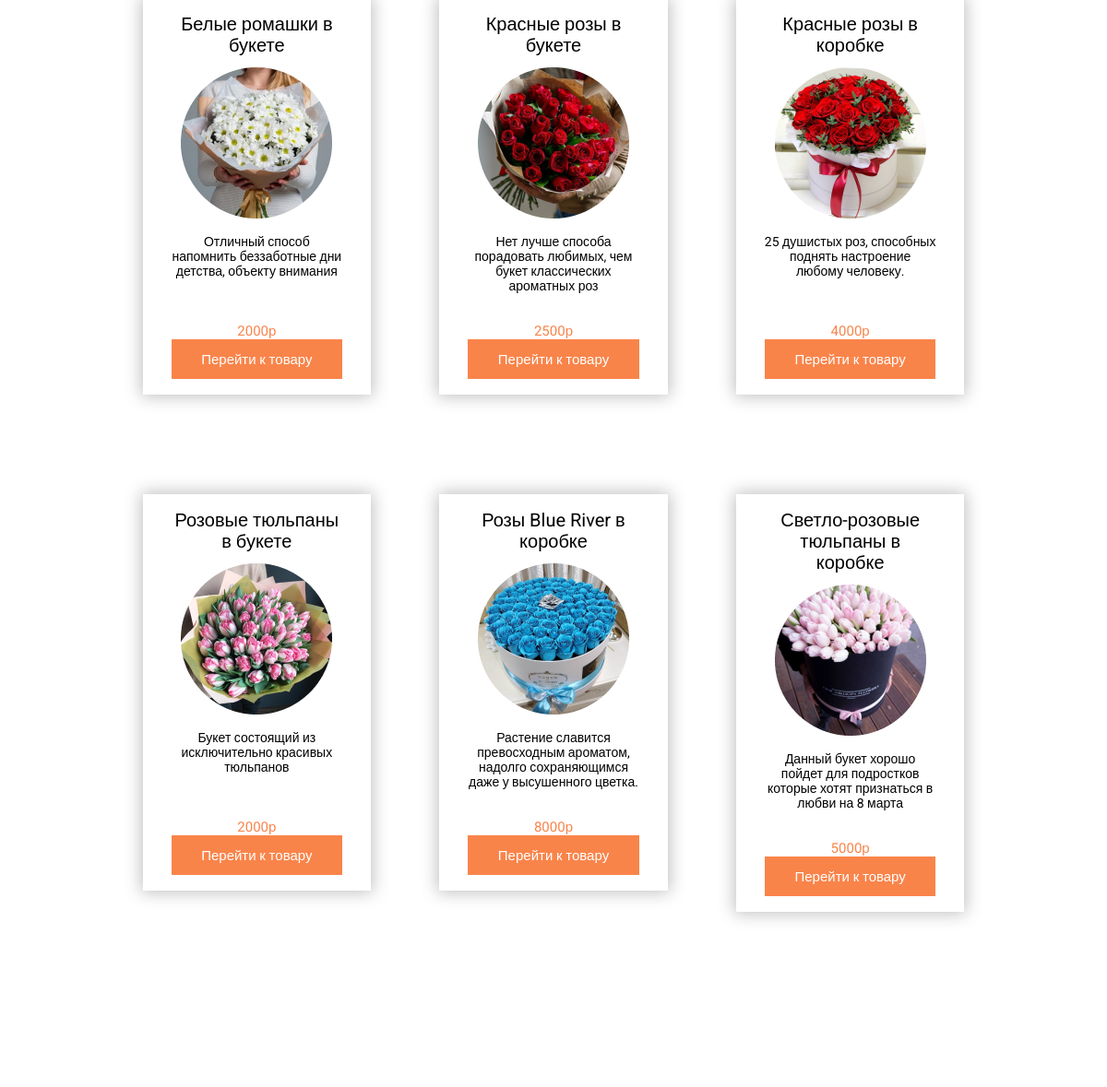
/ (middle part), run on an earlier commit of the app's database.
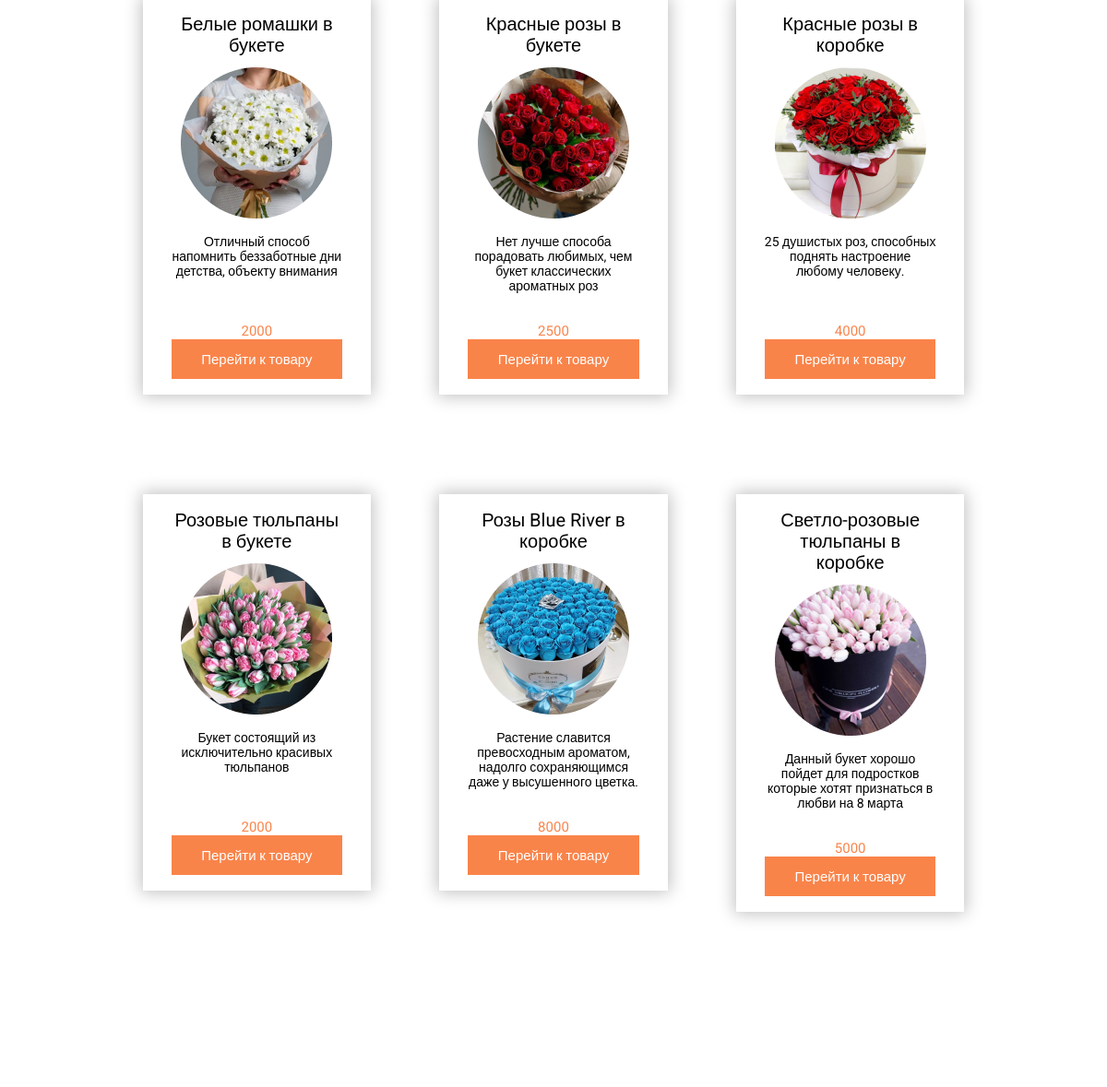
And on a later commit of the database.
### flowers/models.py (models this page shows, shortened)
class Flowers(models.Model):
    title = models.CharField(max_length=50, verbose_name='Название')
    description = models.TextField(blank=True, verbose_name='Описание')
    price = models.CharField(max_length=10, verbose_name='Цена')
    number_of_purchases = models.IntegerField(default=0, verbose_name='Количество покупок')
    image = models.ImageField(upload_to='photos/%Y/%m/%d/', verbose_name='Фото')
    slug = models.SlugField(max_length=255, unique=True, db_index=True, verbose_name='URL')
    cat = models.ForeignKey('Categories', on_delete=models.CASCADE)
    def get_absolute_url(self):
        return reverse('post', kwargs={'post_slug': self.slug})
    class Meta:
        verbose_name = 'Цветы'
        verbose_name_plural = 'Цветы'
        ordering = ['title', 'price', 'number_of_purchases']

### flowers/views.py (the view)
# urls.py: path('', Main.as_view(), name='main'),
class Main(DataMixin, ListView):
    model = Flowers
    template_name = 'flowers/main.html'
    context_object_name = 'flowers'
    def get_context_data(self, *, object_list=None, **kwargs):
        context = super().get_context_data(**kwargs)
        user_context = self.get_user_context()
        return dict(list(context.items()) + list(user_context.items()))

### cart/cart.py (called while the page is built)
    def __len__(self):
        return sum(item['quantity'] for item in self.cart.values())

### cart/context_processors.py (called while the page is built)
def cart(request):
    return {'cart': Cart(request)}

### flowers/models.py (called while the page is built)
    def __str__(self):
        return self.title

    def get_absolute_url(self):
        return reverse('category', kwargs={'category_slug': self.slug})

### flowers/utils.py (called while the page is built)
    def get_user_context(self, **kwargs):
        context = kwargs
        context['menu'] = menu
        context['categories'] = cats
        return context

### flowers/templates/flowers/main.html (shortened to what this page needs)
{% extends 'flowers/base.html' %}
{% block content %}
<main class="main">
    <div class="main__body">
        <div class="_container">
            <div class="main__row">
                <div class="main__page">
                    {% for f in flowers %}
                    <div class="page__body">
                        <div class="page__title">
                            {{ f.title }}
                        </div>
                        <div class="page__image">
                            <img src="{{ f.image.url }}" alt="">
                        </div>
                        <div class="page__text">
                            {{ f.description }}
                        </div>
                        <div class="page__price">
                            {{ f.price }}
                        </div>
                        <div class="page__link">
                            <a href="{{ f.get_absolute_url }}">
                                Перейти к товару
                            </a>
                        </div>
                    </div>
                </div>
                <div class="main__page">
                    {% endfor %}
                </div>
            </div>
        </div>
    </div>
    </div>
{% endblock %}

What changed in the data, as far as the page shows it:
changed Flowers "Белые ромашки в букете": price "2000р" → "2000"
changed Flowers "Красные розы в букете": price "2500р" → "2500"
changed Flowers "Красные розы в коробке": price "4000р" → "4000"
changed Flowers "Розовые тюльпаны в букете": price "2000р" → "2000"
changed Flowers "Розы Blue River в коробке": price "8000р" → "8000"
changed Flowers "Светло-розовые тюльпаны в коробке": price "5000р" → "5000"
